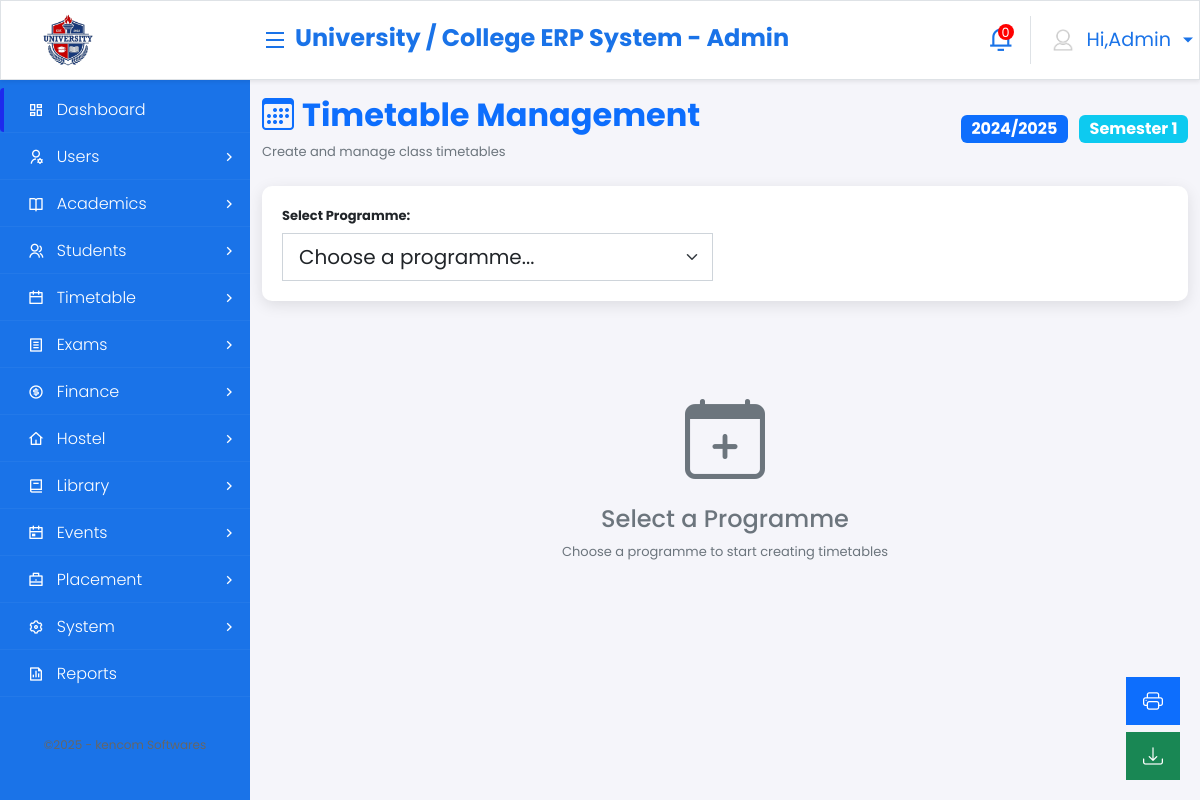
Screenshot of /admin-timetable-management/ (signed in) with the database file from the repository.
### core_application/models.py (models this page shows, shortened)
class User(AbstractUser):
    GENDER_CHOICES = (
        ('male', 'Male'),
        ('female', 'Female'),
        ('other', 'Other'),
    )
    USER_TYPES = (
        ('admin', 'Admin'),
        ('student', 'Student'),
        ('lecturer', 'Lecturer'),
        ('professor', 'Professor'),
        ('staff', 'Staff'),
        ('registrar', 'Registrar'),
        ('dean', 'Dean'),
        ('hod', 'Head of Department'),
    )
    username = models.CharField(
        max_length=150,
        unique=True,
        validators=[
            RegexValidator(
                regex=r'^[\w.@+\-/]+$',
                message="Username can contain letters, numbers, @, ., +, -, _, and / characters only."
            )
        ],
        help_text="Required. 150 characters or fewer. Letters, digits and @/./+/-/_/ allowed."
    )
    user_type = models.CharField(max_length=20, choices=USER_TYPES)
    phone = models.CharField(max_length=15, blank=True)
    address = models.TextField(blank=True)
    gender = models.CharField(max_length=10, choices=GENDER_CHOICES, blank=True)
    date_of_birth = models.DateField(null=True, blank=True)
    profile_picture = models.ImageField(upload_to='profiles/', null=True, blank=True)
    national_id = models.CharField(max_length=20, unique=True, null=True, blank=True)
    is_active = models.BooleanField(default=True)
    created_at = models.DateTimeField(auto_now_add=True)
    updated_at = models.DateTimeField(auto_now=True)

class AcademicYear(models.Model):
    year = models.CharField(max_length=10, unique=True)  # e.g., "2024/2025"
    start_date = models.DateField()
    end_date = models.DateField()
    is_current = models.BooleanField(default=False)

class Semester(models.Model):
    academic_year = models.ForeignKey(AcademicYear, on_delete=models.CASCADE, related_name='semesters')
    semester_number = models.IntegerField(validators=[MinValueValidator(1), MaxValueValidator(3)])
    start_date = models.DateField()
    end_date = models.DateField()
    registration_start_date = models.DateField()
    registration_end_date = models.DateField()
    is_current = models.BooleanField(default=False)
    class Meta:
        unique_together = ['academic_year', 'semester_number']
        ordering = ['academic_year', 'semester_number']

### core_application/views.py (the view)
# urls.py: path('admin-timetable-management/', views.timetable_management, name='timetable_management'),
@login_required
def timetable_management(request):
    if not request.user.user_type == 'admin':
        messages.error(request, "Access denied. Admin privileges required.")
        return redirect('home')
    current_academic_year = AcademicYear.objects.filter(is_current=True).first()
    current_semester = Semester.objects.filter(is_current=True).first()
    programmes = Programme.objects.filter(is_active=True).order_by('name')
    time_slots = [
        {'start': '07:00', 'end': '10:00', 'label': '7:00 AM - 10:00 AM'},
        {'start': '10:00', 'end': '13:00', 'label': '10:00 AM - 1:00 PM'},
        {'start': '14:00', 'end': '17:00', 'label': '2:00 PM - 5:00 PM'},
        {'start': '17:00', 'end': '19:00', 'label': '5:00 PM - 7:00 PM'},
    ]
    days_of_week = [
        {'key': 'monday', 'label': 'Monday'},
        {'key': 'tuesday', 'label': 'Tuesday'},
        {'key': 'wednesday', 'label': 'Wednesday'},
        {'key': 'thursday', 'label': 'Thursday'},
        {'key': 'friday', 'label': 'Friday'},
    ]
    context = {
        'programmes': programmes,
        'current_academic_year': current_academic_year,
        'current_semester': current_semester,
        'time_slots': time_slots,
        'days_of_week': days_of_week,
        'years_range': range(1, 5),  # Assuming max 4 years
    }
    return render(request, 'admin/timetable_management.html', context)

### templates/admin/timetable_management.html (shortened to what this page needs)
{% extends 'admin_base.html' %}
{% load static %}
{% block content %}
<div class="container-fluid mt-4">
    <div class="row mb-4">
        <div class="col-12">
            <div class="d-flex justify-content-between align-items-center">
                <div>
                    <h2 class="fw-bold text-primary">
                        <i class="bi bi-calendar3 me-2"></i>Timetable Management
                    </h2>
                    <p class="text-muted mb-0">Create and manage class timetables</p>
                </div>
                <div class="text-end">
                    <div class="badge bg-primary fs-6">{{ current_academic_year.year }}</div>
                    <div class="badge bg-info fs-6 ms-2">Semester {{ current_semester.semester_number }}</div>
                </div>
            </div>
        </div>
    </div>
    <div class="row mb-4">
        <div class="col-12">
            <div class="programme-selector">
                <div class="row align-items-center">
                    <div class="col-md-6">
                        <label class="form-label fw-bold">Select Programme:</label>
                        <select id="programmeSelect" class="form-select form-select-lg">
                            <option value="">Choose a programme...</option>
                        </select>
                    </div>
                </div>
            </div>
        </div>
    </div>
    <div id="emptyState" class="text-center py-5">
        <i class="bi bi-calendar-plus display-1 text-muted"></i>
        <h4 class="text-muted mt-3">Select a Programme</h4>
        <p class="text-muted">Choose a programme to start creating timetables</p>
    </div>
</div>
<div class="position-fixed" style="bottom: 20px; right: 20px; z-index: 1000;">
    <div class="btn-group-vertical">
        <button class="btn btn-primary btn-lg mb-2" onclick="printTimetable()" title="Print Timetable">
            <i class="bi bi-printer"></i>
        </button>
        <button class="btn btn-success btn-lg" onclick="exportTimetableCSV()" title="Export as CSV">
            <i class="bi bi-download"></i>
        </button>
    </div>
</div>
{% endblock %}

### templates/admin_base.html (shortened to what this page needs)
{% load static %}
<!DOCTYPE html>
<html lang="en">
<head>
    <link href="https://cdn.jsdelivr.net/npm/bootstrap@5.2.0/dist/css/bootstrap.min.css" rel="stylesheet"
>
    <link href="https://cdn.jsdelivr.net/npm/remixicon@2.2.0/fonts/remixicon.css" rel="stylesheet">
    <link rel="stylesheet" href="https://cdnjs.cloudflare.com/ajax/libs/font-awesome/6.1.1/css/all.min.css"
 />
    <link rel="stylesheet" href="https://maxcdn.bootstrapcdn.com/font-awesome/4.7.0/css/font-awesome.min.css">
    <link rel="stylesheet" href="https://cdn.jsdelivr.net/npm/bootstrap-icons@1.3.0/font/bootstrap-icons.css">
    <link href="https://cdn.datatables.net/1.12.1/css/dataTables.bootstrap5.min.css" rel="stylesheet" />
    <link href="https://cdnjs.cloudflare.com/ajax/libs/toastr.js/latest/css/toastr.min.css" rel="stylesheet" />
    <link rel="stylesheet" href="https://cdnjs.cloudflare.com/ajax/libs/chosen/1.8.7/chosen.min.css">
    <link rel="stylesheet" href="https://cdnjs.cloudflare.com/ajax/libs/select2/4.0.13/css/select2.min.css" />
    <link rel="stylesheet" href="{% static 'Settings.css' %}" />
    <link rel="stylesheet" href="{% static 'main.css' %}" />
    <link rel="stylesheet" href="{% static 'site.css' %}" />
    <link rel="stylesheet" href="{% static 'customstepper.css' %}" />
    <link href="https://cdn.jsdelivr.net/npm/bootstrap-icons@1.10.5/font/bootstrap-icons.css" rel="stylesheet">
</head>
<body>
    <nav class="navbar navbar-expand-lg navbar-light bg-white border shadow-sm">
        <div class="container-fluid">
            <div class="d-flex justify-content-between">
                <div class="d-flex align-items-center">
                    <img class="navbar-brand" src="{% static 'logo.png'%}" />
                    <i class="ri-menu-fill menu-top primary-text top" id="menuToggle"></i>
                </div>
            </div>
            <div class="mb-lg-0 text-center ms-2 my-1 institutionbrand">
                    <h4 class="d-flex justify-content-start primary-text fw-bold">University / College ERP System - Admin</h4>
            </div>
            <ul class="navbar-nav ms-auto mb-2 mb-lg-0">
                <li class="nav-item dropdown notification">
                    <a class="nav-link dropdown-toggle primary-text notifyIcon" href="#" id="navbarDropdown" role="button" data-bs-toggle="dropdown" aria-expanded="false">
                        <div class="text-white text-center"><span>0</span></div>
                    </a>
                </li>
                <li class="nav-item dropdown border-start">
                    <a class="nav-link dropdown-toggle primary-text profile" href="#" id="navbarProfile" role="button" data-bs-toggle="dropdown" aria-expanded="false">
                        <div class="d-flex align-items-center">
                            <img src="{% static 'avatar2.png'%}"  /> <span class="ms-2 salutation" id="salutation">Hi,{{request.user.first_name}} </span>
                        </div>
                    </a>
                </li>
            </ul>
        </div>
    </nav>
    <nav class="sidenav" >
        <ul class="menu" style="padding-left: 0; margin: 0; list-style: none;">
            <li class="menu-link active" id="dashboard" style="margin-bottom: 2px;">
                <a class="menu_sub" href="{% url 'admin_dashboard'%}" style="display: flex; align-items: center; padding: 10px 15px;  text-decoration: none; border-radius: 4px;">
                    <i class="ri-dashboard-line" style="margin-right: 10px; font-size: 16px;"></i>
                    <span style="white-space: nowrap;">Dashboard</span>
                </a>
            </li>
            <li class="menu-link" id="user-management" style="margin-bottom: 2px;">
                <a href="javascript:void(0);" class="menu_sub" style="display: flex; align-items: center; padding: 10px 15px;  text-decoration: none; border-radius: 4px;">
                    <i class="ri-user-settings-line" style="margin-right: 10px; font-size: 16px;"></i>
                    <span style="white-space: nowrap;">Users</span>
                    <i class="dropdown-caret ri-arrow-right-s-line" style="margin-left: auto;"></i>
                </a>
            </li>
            <li class="menu-link" id="academic-management" style="margin-bottom: 2px;">
                <a href="javascript:void(0);" class="menu_sub" style="display: flex; align-items: center; padding: 10px 15px;  text-decoration: none; border-radius: 4px;">
                    <i class="ri-book-open-line" style="margin-right: 10px; font-size: 16px;"></i>
                    <span style="white-space: nowrap;">Academics</span>
                    <i class="dropdown-caret ri-arrow-right-s-line" style="margin-left: auto;"></i>
                </a>
            </li>
            <li class="menu-link" id="student-management" style="margin-bottom: 2px;">
                <a href="javascript:void(0);" class="menu_sub" style="display: flex; align-items: center; padding: 10px 15px;  text-decoration: none; border-radius: 4px;">
                    <i class="ri-group-line" style="margin-right: 10px; font-size: 16px;"></i>
                    <span style="white-space: nowrap;">Students</span>
                    <i class="dropdown-caret ri-arrow-right-s-line" style="margin-left: auto;"></i>
                </a>
            </li>
            <li class="menu-link" id="timetable-management" style="margin-bottom: 2px;">
                <a href="javascript:void(0);" class="menu_sub" style="display: flex; align-items: center; padding: 10px 15px;  text-decoration: none; border-radius: 4px;">
                    <i class="ri-calendar-line" style="margin-right: 10px; font-size: 16px;"></i>
                    <span style="white-space: nowrap;">Timetable</span>
                    <i class="dropdown-caret ri-arrow-right-s-line" style="margin-left: auto;"></i>
                </a>
            </li>
            <li class="menu-link" id="exam-management" style="margin-bottom: 2px;">
                <a href="javascript:void(0);" class="menu_sub" style="display: flex; align-items: center; padding: 10px 15px;  text-decoration: none; border-radius: 4px;">
                    <i class="ri-file-list-line" style="margin-right: 10px; font-size: 16px;"></i>
                    <span style="white-space: nowrap;">Exams</span>
                    <i class="dropdown-caret ri-arrow-right-s-line" style="margin-left: auto;"></i>
                </a>
            </li>
            <li class="menu-link" id="financial-management" style="margin-bottom: 2px;">
                <a href="javascript:void(0);" class="menu_sub" style="display: flex; align-items: center; padding: 10px 15px;  text-decoration: none; border-radius: 4px;">
                    <i class="ri-money-dollar-circle-line" style="margin-right: 10px; font-size: 16px;"></i>
                    <span style="white-space: nowrap;">Finance</span>
                    <i class="dropdown-caret ri-arrow-right-s-line" style="margin-left: auto;"></i>
                </a>
            </li>
            <li class="menu-link" id="hostel-management" style="margin-bottom: 2px;">
                <a href="javascript:void(0);" class="menu_sub" style="display: flex; align-items: center; padding: 10px 15px;  text-decoration: none; border-radius: 4px;">
                    <i class="ri-home-4-line" style="margin-right: 10px; font-size: 16px;"></i>
                    <span style="white-space: nowrap;">Hostel</span>
                    <i class="dropdown-caret ri-arrow-right-s-line" style="margin-left: auto;"></i>
                </a>
            </li>
            <li class="menu-link" id="library-management" style="margin-bottom: 2px;">
                <a href="javascript:void(0);" class="menu_sub" style="display: flex; align-items: center; padding: 10px 15px;  text-decoration: none; border-radius: 4px;">
                    <i class="ri-book-2-line" style="margin-right: 10px; font-size: 16px;"></i>
                    <span style="white-space: nowrap;">Library</span>
                    <i class="dropdown-caret ri-arrow-right-s-line" style="margin-left: auto;"></i>
                </a>
            </li>
            <li class="menu-link" id="event-management" style="margin-bottom: 2px;">
                <a href="javascript:void(0);" class="menu_sub" style="display: flex; align-items: center; padding: 10px 15px;  text-decoration: none; border-radius: 4px;">
                    <i class="ri-calendar-event-line" style="margin-right: 10px; font-size: 16px;"></i>
                    <span style="white-space: nowrap;">Events</span>
                    <i class="dropdown-caret ri-arrow-right-s-line" style="margin-left: auto;"></i>
                </a>
            </li>
            <li class="menu-link" id="placement-management" style="margin-bottom: 2px;">
                <a href="javascript:void(0);" class="menu_sub" style="display: flex; align-items: center; padding: 10px 15px;  text-decoration: none; border-radius: 4px;">
                    <i class="ri-briefcase-line" style="margin-right: 10px; font-size: 16px;"></i>
                    <span style="white-space: nowrap;">Placement</span>
                    <i class="dropdown-caret ri-arrow-right-s-line" style="margin-left: auto;"></i>
                </a>
            </li>
            <li class="menu-link" id="system-management" style="margin-bottom: 2px;">
                <a href="javascript:void(0);" class="menu_sub" style="display: flex; align-items: center; padding: 10px 15px;  text-decoration: none; border-radius: 4px;">
                    <i class="ri-settings-3-line" style="margin-right: 10px; font-size: 16px;"></i>
                    <span style="white-space: nowrap;">System</span>
                    <i class="dropdown-caret ri-arrow-right-s-line" style="margin-left: auto;"></i>
                </a>
            </li>
            <li class="menu-link" id="reports" style="margin-bottom: 2px;">
                <a class="menu_sub" href="#" style="display: flex; align-items: center; padding: 10px 15px;  text-decoration: none; border-radius: 4px;">
                    <i class="ri-file-chart-line" style="margin-right: 10px; font-size: 16px;"></i>
                    <span style="white-space: nowrap;">Reports</span>
                </a>
            </li>
        </ul>
        <div class="brand-footer" style="padding: 15px; text-align: center; font-size: 12px; color: #666;">
            <span>©2025 - kencom Softwares</span>
        </div>
    </nav>
    <main role="main" class="pb-3" style=" font-size: 13px !important;">
    {% block content %}
    {% endblock %}
</main>
</body>
</html>

### rows the page displays
User: user.first_name "Admin"
AcademicYear: year "2024/2025"
Semester: semester_number "1"
